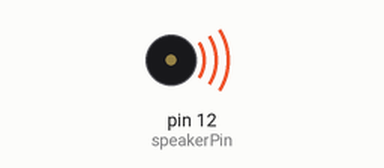
This sketch was run on a simulated Arduino Uno, built with avr-gcc and run on an emulated ATmega328P. Parts: buzzer (waves = sounding).

Above: at 0.1 s.
At 6.6 s:
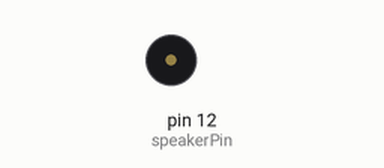
Timing chart, 0 to 8.1 s (numbered marks = the images above):
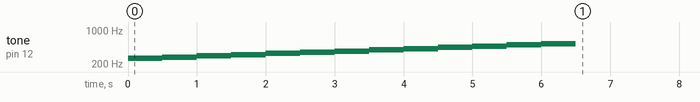

The sketch:

0417_speaker.ino
```cpp
int speakerPin = 12;

int numTones = 13;

int tones[] = {261, 277, 294, 311, 330, 349, 370, 392, 415, 440, 466, 494, 524};

void setup() {
  for (int i = 0; i < numTones; i++) {
    tone(speakerPin, tones[i]);
    delay(500);
  }
  noTone(speakerPin);
}

void loop() {

}
```
